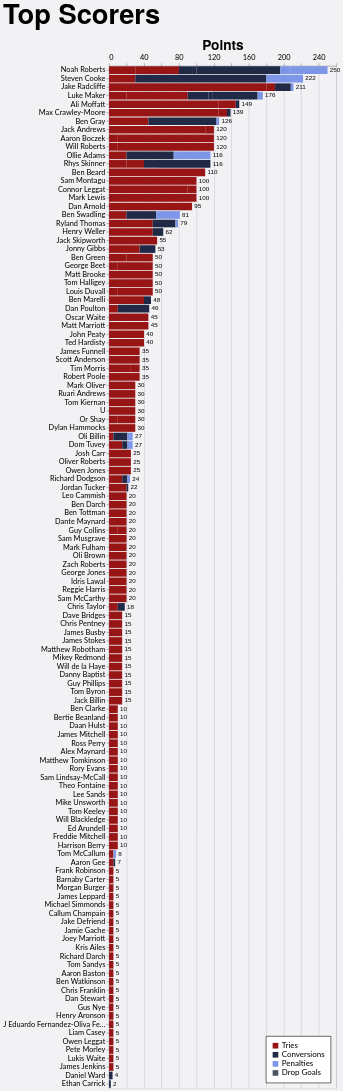

Specify this chart in Vega-Lite:
### Vega-Lite specification from a JSON file in a GitHub repository (floating-point values rounded to 4 significant figures; data arrays with more than 128 entries replaced by an {"elided": "..."} marker saying what was removed)
{"config": {"axis": {"labelFont": "Lato, sans-serif", "titleFont": "PT Sans Narrow, Helvetica Neue, Helvetica, Arial, sans-serif", "labelFontSize": 13, "titleFontSize": 24, "gridColor": "#202947", "gridOpacity": 0.2}, "header": {"labelFont": "PT Sans Narrow, Helvetica Neue, Helvetica, Arial, sans-serif", "titleFont": "PT Sans Narrow, Helvetica Neue, Helvetica, Arial, sans-serif", "labelFontSize": 24, "titleFontSize": 28, "labelFontWeight": "bold", "orient": "left"}, "legend": {"labelFont": "Lato, sans-serif", "titleFont": "PT Sans Narrow, Helvetica Neue, Helvetica, Arial, sans-serif", "labelFontSize": 14, "titleFontSize": 16, "titlePadding": 5, "fillColor": "white", "strokeColor": "black", "padding": 10, "titleFontWeight": "lighter", "titleFontStyle": "italic", "titleColor": "gray", "offset": 10}, "title": {"font": "PT Sans Narrow, Helvetica Neue, Helvetica, Arial, sans-serif", "fontSize": 48, "fontWeight": "bold", "anchor": "start", "align": "center", "titlePadding": 20, "subtitlePadding": 10, "subtitleFontSize": 13, "subtitleColor": "", "subtitleFontStyle": "italic", "offset": 15, "color": "black"}, "axisX": {"labelAngle": 0}, "facet": {"title": null, "header": null, "align": {"row": "each", "column": "each"}}, "resolve": {"scale": {"y": "independent", "facet": "independent"}}, "background": "#f2f1f4"}, "layer": [{"mark": {"type": "bar"}, "encoding": {"color": {"field": "component", "legend": {"orient": "bottom-right", "title": null}, "scale": {"domain": ["Tries", "Conversions", "Penalties", "Drop Goals"], "range": ["#981515", "#202946", "#7d96e8", "#4b5563"]}, "type": "nominal"}, "order": {"field": "component_order", "sort": "ascending", "type": "quantitative"}, "tooltip": [{"field": "player", "title": "Player", "type": "nominal"}, {"field": "game_type", "title": "Game Type", "type": "nominal"}, {"field": "component", "title": "Score Type", "type": "nominal"}, {"aggregate": "sum", "field": "value", "title": "Value", "type": "quantitative"}, {"aggregate": "max", "field": "player_total", "title": "Total", "type": "quantitative"}], "x": {"aggregate": "sum", "axis": {"orient": "top", "title": "Points"}, "field": "value", "type": "quantitative"}, "y": {"field": "player", "sort": {"field": "player_total", "op": "max", "order": "descending"}, "title": null, "type": "nominal"}}}, {"mark": {"type": "text", "align": "left", "baseline": "middle", "color": "black", "dx": 4, "fontSize": 11}, "encoding": {"text": {"field": "total_value", "format": ".0f", "type": "quantitative"}, "x": {"axis": {"orient": "top", "title": "Points"}, "field": "total_value", "type": "quantitative"}, "y": {"field": "player", "sort": {"field": "player_total", "op": "max", "order": "descending"}, "title": null, "type": "nominal"}}, "transform": [{"aggregate": [{"op": "sum", "field": "value", "as": "total_value"}, {"op": "max", "field": "player_total", "as": "player_total"}], "groupby": ["player"]}]}], "data": {"name": "data-fe810b5f8e39c0a06c1597baeab85b67"}, "height": {"step": 15}, "params": [{"name": "seasonParam", "value": []}, {"name": "gameTypesParam", "value": []}, {"name": "gameTypeParam", "value": "All games"}, {"name": "squadParam", "value": "All"}, {"name": "scoreTypeParam", "value": "Total"}], "title": {"text": "Top Scorers"}, "transform": [{"filter": "length(seasonParam) === 0 || indexof(seasonParam, datum.season) >= 0"}, {"filter": "length(gameTypesParam) === 0 || indexof(gameTypesParam, datum.game_type) >= 0"}, {"filter": "squadParam === \"All\" || datum.squad === squadParam"}, {"filter": "scoreTypeParam === datum.score_type"}, {"joinaggregate": [{"op": "sum", "field": "value", "as": "player_total"}], "groupby": ["player"]}, {"filter": "datum.player_total > 0"}], "width": 400, "$schema": "https://vega.github.io/schema/vega-lite/v5.20.1.json", "datasets": {"data-fe810b5f8e39c0a06c1597baeab85b67": {"elided": "570 records"}}}
